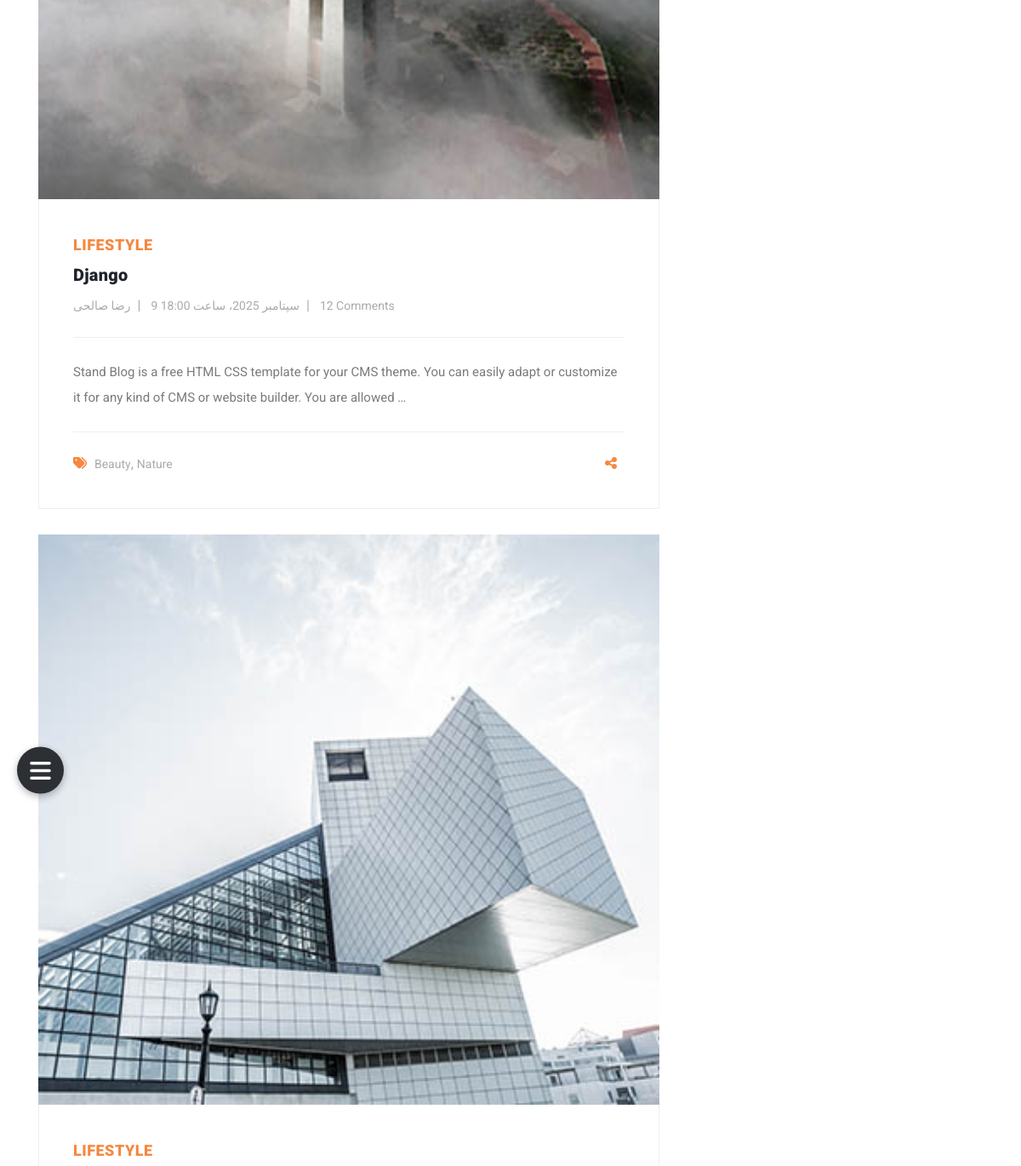
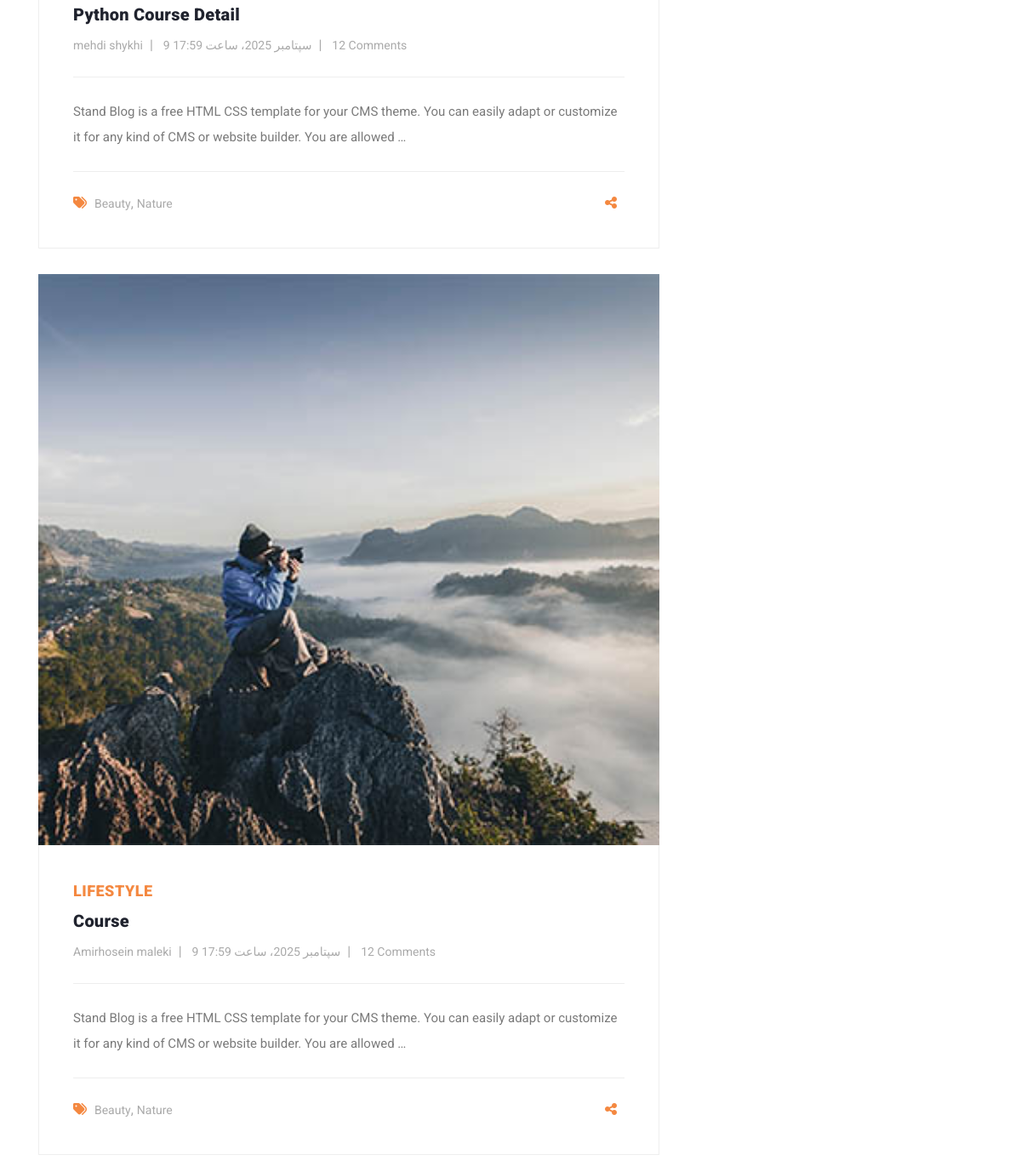
Before: / (middle part) with the older database file (2 pictures, top to bottom).
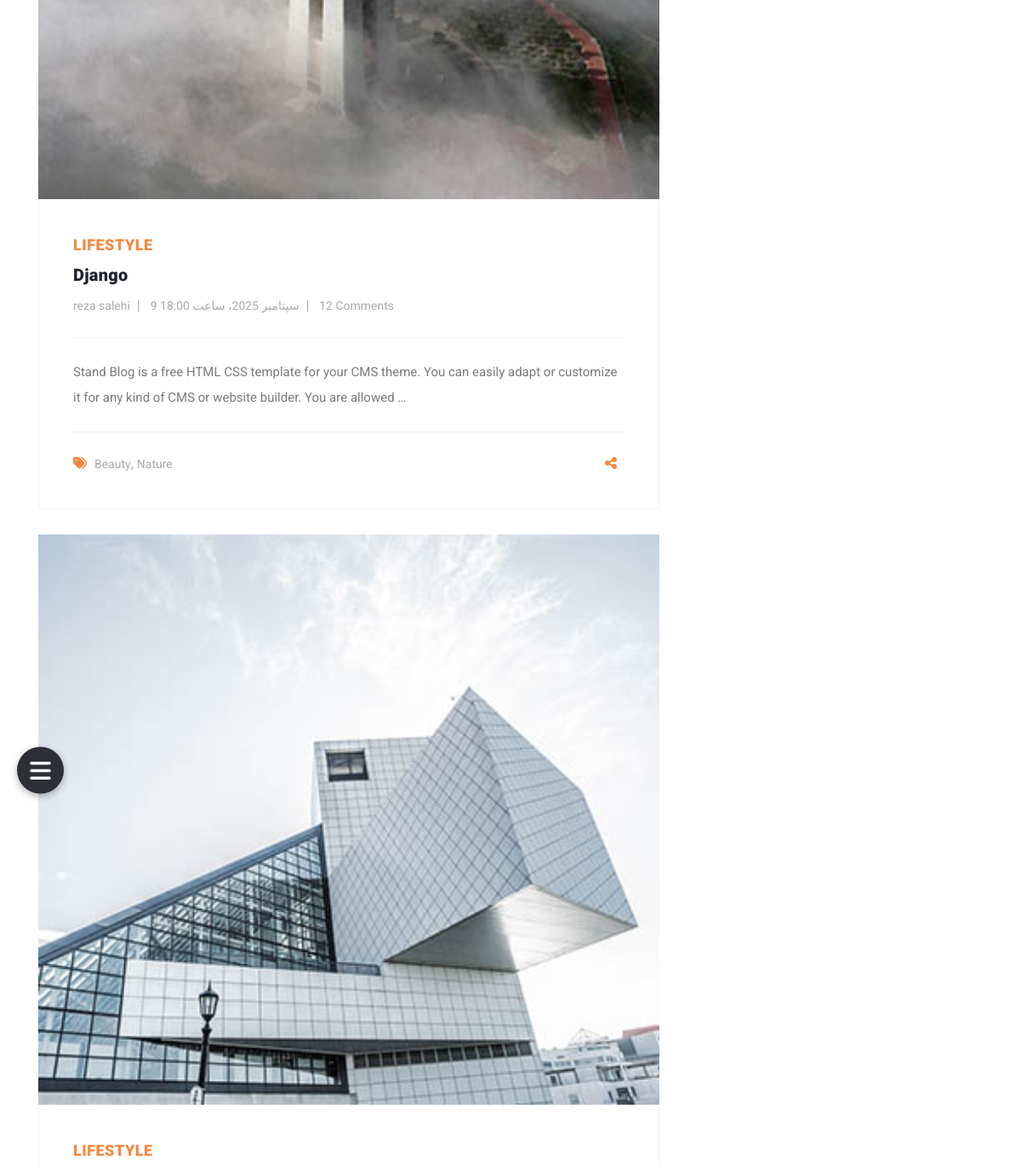
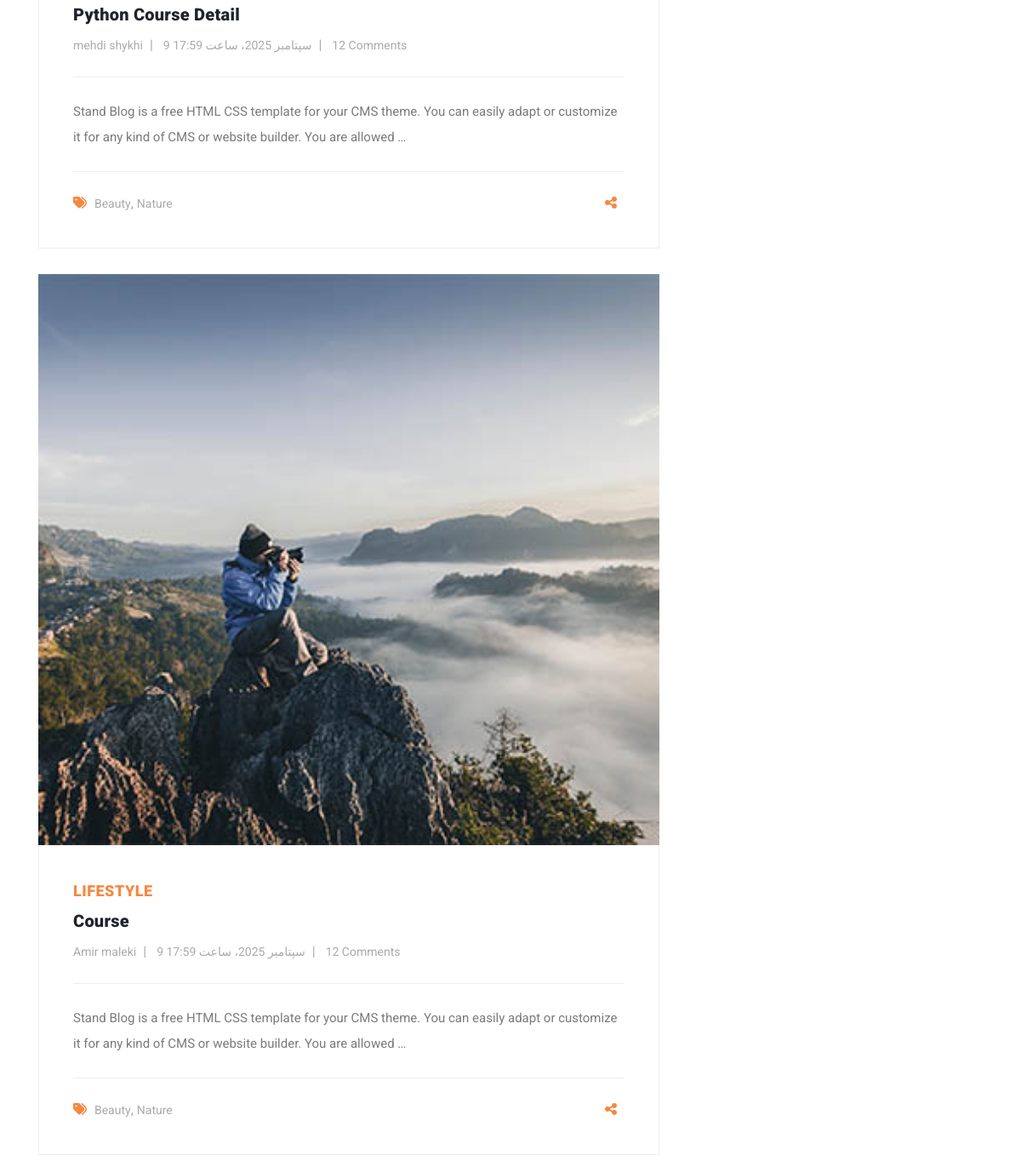
After: the same page with the newer database file (2 pictures, top to bottom).
### blog/models.py (models this page shows, shortened)
class Article(models.Model):
    author = models.ForeignKey(User,on_delete=models.CASCADE,related_name='articles',verbose_name="نویسنده ی مقاله")
    category = models.ManyToManyField(Category,related_name='articles', verbose_name="دسته بندی")
    title = models.CharField(max_length=100,verbose_name="عنوان")
    body = models.TextField(verbose_name="توضیحات")
    views = models.IntegerField(null=True,verbose_name="بازدید")
    image = models.ImageField(upload_to='images/articles/',verbose_name="انتخاب تصویر",blank=True,null=True)
    created = models.DateTimeField(auto_now_add=True,verbose_name="زمان ساخت")
    updated = models.DateTimeField(auto_now=True,verbose_name="بروزرسانی")
    myfile = models.FileField(upload_to='test',null=True,verbose_name="انتخاب فایل")
    status = models.BooleanField(default=False,verbose_name="وضعیت دوره")
    published = models.BooleanField(default=False,verbose_name="منتشر شده")
    slug = models.SlugField(unique=True,blank=True)
    pub_date = models.DateTimeField(default=timezone.now,verbose_name="تاریخ")
    objects = models.Manager()
    custom_manager = ArticleManager()
    def get_absolute_url(self):
        return reverse('blog:article_details',kwargs={'slug':self.slug})
    def show_image(self):
        if self.image:
            return format_html(f'<img src="{self.image.url}" width="50px" height="50px">')
        return format_html('<h3 style="color:red">تصویر ندارد</h3>')
    show_image.short_description = "تصویر"
    class Meta:
        ordering = ('-created',)
        verbose_name = "مقاله"
        verbose_name_plural = "مقالات"

### home_app/views.py (the view)
# urls.py: path('', views.home,name='home'),
def home(request):
    articles = Article.objects.all()
    recent_articles =Article.objects.all()
    return render(request,"home_app/index.html",{"articles":articles})

### account/templatetags/filters.py (called while the page is built)
@register.simple_tag
def current_time(format_string):
    return datetime.datetime.now().strftime(format_string)

### blog/models.py (called while the page is built)
    def __str__(self):
        return self.title

### context_processors/context_processors.py (called while the page is built)
def recent_articles(request):
    recent_articles = Article.objects.order_by('-created')
    categories = Category.objects.all()
    return {'recent_articles': recent_articles,"categories": categories}

### home_app/templatetags/my_templatetags.py (called while the page is built)
@register.inclusion_tag('home_app/result.html')
def show_result(text):
    return {'text': text}

### home_app/templates/home_app/index.html (shortened to what this page needs)
{% extends 'base.html' %}
{% load static %}
{% load filters %}
{% load render_partial %}
{% load social_share %}
{% load my_templatetags %}
{% block content %}
    <section class="call-to-action">
        <div class="container">
            <div class="row">
                <div class="col-lg-12">
                    <div class="main-content">
                        <div class="row">
                                <span>{% include 'account/menu.html' %}</span>
                        </div>
                    </div>
                </div>
            </div>
        </div>
    </section>
    <section class="blog-posts">
        <div class="container">
            <div class="row">
                <div class="col-lg-8">
                    <div class="all-blog-posts">
                        <div class="row">
                            {% for article in recent_articles %}
                                <div class="col-lg-12">
                                    <div class="blog-post">
                                        <div class="blog-thumb">
                                            <img src="{{ article.image.url }}" alt="">
                                        </div>
                                        <div class="down-content">
                                            <span>Lifestyle</span>
                                            <a href="post-details.html"><h4>{{ article.title }}</h4></a>
                                            <ul class="post-info">
                                                <li><a href="#">{{ article.author.get_full_name }}</a></li>
                                                <li><a href="#">{{ article.created }}</a></li>
                                                <li><a href="#">12 Comments</a></li>
                                            </ul>
                                            <p>{{ article.body|truncatewords:30 }}</p>
                                            <div class="post-options">
                                                <div class="row">
                                                    <div class="col-6">
                                                        <ul class="post-tags">
                                                            <li><i class="fa fa-tags"></i></li>
                                                            <li><a href="#">Beauty</a>,</li>
                                                            <li><a href="#">Nature</a></li>
                                                        </ul>
                                                    </div>
                                                    <div class="col-6">
                                                        <ul class="post-share">
                                                            <li><i class="fa fa-share-alt"></i></li>
                                                        </ul>
                                                    </div>
                                                </div>
                                            </div>
                                        </div>
                                    </div>
                                </div>
                            {% endfor %}
                        </div>
                    </div>
                </div>
            </div>
        </div>
    </section>
{% endblock %}

Changed rows visible on the page:
changed Article "Django": author.get_full_name "رضا صالحی" → "reza salehi"
changed Article "Course": author.get_full_name "Amirhosein maleki" → "Amir maleki"
